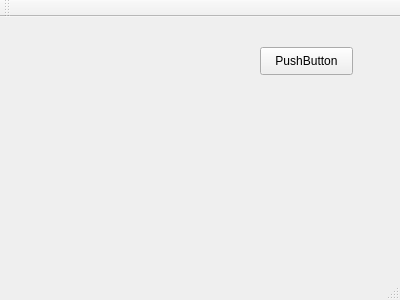
<?xml version="1.0" encoding="UTF-8"?>
<ui version="4.0">
 <class>MainWindow</class>
 <widget class="QMainWindow" name="MainWindow">
  <property name="geometry">
   <rect>
    <x>0</x>
    <y>0</y>
    <width>400</width>
    <height>300</height>
   </rect>
  </property>
  <property name="windowTitle">
   <string>MainWindow</string>
  </property>
  <widget class="QWidget" name="centralWidget">
   <widget class="QPushButton" name="pushButton">
    <property name="geometry">
     <rect>
      <x>260</x>
      <y>30</y>
      <width>93</width>
      <height>28</height>
     </rect>
    </property>
    <property name="text">
     <string>PushButton</string>
    </property>
   </widget>
  </widget>
  <widget class="QMenuBar" name="menuBar">
   <property name="geometry">
    <rect>
     <x>0</x>
     <y>0</y>
     <width>400</width>
     <height>26</height>
    </rect>
   </property>
  </widget>
  <widget class="QToolBar" name="mainToolBar">
   <attribute name="toolBarArea">
    <enum>TopToolBarArea</enum>
   </attribute>
   <attribute name="toolBarBreak">
    <bool>false</bool>
   </attribute>
  </widget>
  <widget class="QStatusBar" name="statusBar"/>
 </widget>
 <layoutdefault spacing="6" margin="11"/>
 <resources/>
 <connections/>
</ui>
